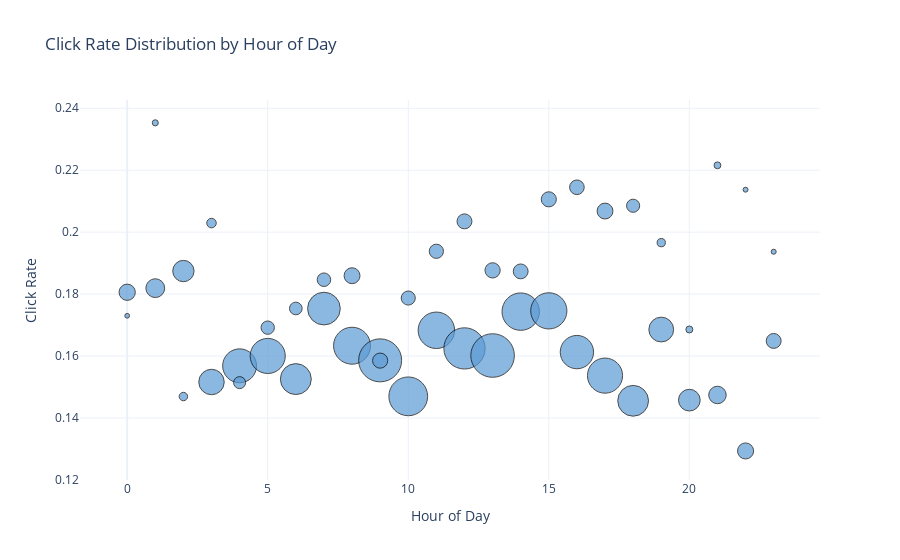

The cell this chart's notebook holds for it:
### Code cell
# Click Rate by Hour and Banner Position
fig = go.Figure()

hour_banner_analysis = df_clean.groupby(['hour_of_day', 'banner_pos'])['click'].agg(['count', 'mean']).reset_index()
hour_banner_analysis.columns = ['hour_of_day', 'banner_pos', 'ad_count', 'click_rate']

min_ads = 50
filtered_data = hour_banner_analysis[hour_banner_analysis['ad_count'] >= min_ads]

fig.add_trace(go.Scatter(
    x=filtered_data['hour_of_day'],
    y=filtered_data['click_rate'],
    mode='markers',
    marker=dict(
        size=filtered_data['ad_count']/50,  
        color='#5B9BD5', 
        opacity=0.7,
        line=dict(width=1, color='black')
    ),
    text=[f'Hour: {h}<br>Banner Pos: {b}<br>Click Rate: {cr:.4f}<br>Ads: {ac}' 
          for h, b, cr, ac in zip(filtered_data['hour_of_day'], filtered_data['banner_pos'], 
                                 filtered_data['click_rate'], filtered_data['ad_count'])],
    hovertemplate='%{text}<extra></extra>',
    name='Click Rate by Hour'
))

fig.update_layout(
    title='Click Rate Distribution by Hour of Day',
    xaxis_title='Hour of Day',
    yaxis_title='Click Rate',
    template='plotly_white',
    showlegend=False,
    plot_bgcolor='white'
)

fig.show()

### Figure 1 — Plotly figure (JSON) as saved in the notebook; plotly's stock layout.template omitted (floating-point values rounded to 4 significant figures)
{"data": [{"hovertemplate": "%{text}<extra></extra>", "marker": {"color": "#5B9BD5", "line": {"color": "black", "width": 1}, "opacity": 0.7, "size": [16.28, 4.74, 18.8, 6.12, 21.34, 8.44, 25.46, 9.56, 33.92, 12.02, 35.12, 13.36, 30.94, 12.66, 32.74, 13.54, 36.98, 15.92, 43.0, 15.14, 38.78, 14.1, 36.48, 14.24, 41.24, 14.94, 43.58, 15.24, 37.4, 14.84, 36.2, 15.1, 33.36, 14.64, 35.14, 15.86, 30.78, 13.14, 24.8, 8.24, 21.68, 7.0, 17.5, 6.86, 16.08, 4.96, 14.92, 5.06]}, "mode": "markers", "name": "Click Rate by Hour", "text": ["Hour: 0<br>Banner Pos: 0<br>Click Rate: 0.1806<br>Ads: 814", "Hour: 0<br>Banner Pos: 1<br>Click Rate: 0.1730<br>Ads: 237", "Hour: 1<br>Banner Pos: 0<br>Click Rate: 0.1819<br>Ads: 940", "Hour: 1<br>Banner Pos: 1<br>Click Rate: 0.2353<br>Ads: 306", "Hour: 2<br>Banner Pos: 0<br>Click Rate: 0.1874<br>Ads: 1067", "Hour: 2<br>Banner Pos: 1<br>Click Rate: 0.1469<br>Ads: 422", "Hour: 3<br>Banner Pos: 0<br>Click Rate: 0.1516<br>Ads: 1273", "Hour: 3<br>Banner Pos: 1<br>Click Rate: 0.2029<br>Ads: 478", "Hour: 4<br>Banner Pos: 0<br>Click Rate: 0.1568<br>Ads: 1696", "Hour: 4<br>Banner Pos: 1<br>Click Rate: 0.1514<br>Ads: 601", "Hour: 5<br>Banner Pos: 0<br>Click Rate: 0.1600<br>Ads: 1756", "Hour: 5<br>Banner Pos: 1<br>Click Rate: 0.1692<br>Ads: 668", "Hour: 6<br>Banner Pos: 0<br>Click Rate: 0.1526<br>Ads: 1547", "Hour: 6<br>Banner Pos: 1<br>Click Rate: 0.1754<br>Ads: 633", "Hour: 7<br>Banner Pos: 0<br>Click Rate: 0.1753<br>Ads: 1637", "Hour: 7<br>Banner Pos: 1<br>Click Rate: 0.1846<br>Ads: 677", "Hour: 8<br>Banner Pos: 0<br>Click Rate: 0.1633<br>Ads: 1849", "Hour: 8<br>Banner Pos: 1<br>Click Rate: 0.1859<br>Ads: 796", "Hour: 9<br>Banner Pos: 0<br>Click Rate: 0.1586<br>Ads: 2150", "Hour: 9<br>Banner Pos: 1<br>Click Rate: 0.1585<br>Ads: 757", "Hour: 10<br>Banner Pos: 0<br>Click Rate: 0.1470<br>Ads: 1939", "Hour: 10<br>Banner Pos: 1<br>Click Rate: 0.1787<br>Ads: 705", "Hour: 11<br>Banner Pos: 0<br>Click Rate: 0.1683<br>Ads: 1824", "Hour: 11<br>Banner Pos: 1<br>Click Rate: 0.1938<br>Ads: 712", "Hour: 12<br>Banner Pos: 0<br>Click Rate: 0.1625<br>Ads: 2062", "Hour: 12<br>Banner Pos: 1<br>Click Rate: 0.2035<br>Ads: 747", "Hour: 13<br>Banner Pos: 0<br>Click Rate: 0.1602<br>Ads: 2179", "Hour: 13<br>Banner Pos: 1<br>Click Rate: 0.1877<br>Ads: 762", "Hour: 14<br>Banner Pos: 0<br>Click Rate: 0.1743<br>Ads: 1870", "Hour: 14<br>Banner Pos: 1<br>Click Rate: 0.1873<br>Ads: 742", "Hour: 15<br>Banner Pos: 0<br>Click Rate: 0.1746<br>Ads: 1810", "Hour: 15<br>Banner Pos: 1<br>Click Rate: 0.2106<br>Ads: 755", "Hour: 16<br>Banner Pos: 0<br>Click Rate: 0.1613<br>Ads: 1668", "Hour: 16<br>Banner Pos: 1<br>Click Rate: 0.2145<br>Ads: 732", "Hour: 17<br>Banner Pos: 0<br>Click Rate: 0.1537<br>Ads: 1757", "Hour: 17<br>Banner Pos: 1<br>Click Rate: 0.2068<br>Ads: 793", "Hour: 18<br>Banner Pos: 0<br>Click Rate: 0.1455<br>Ads: 1539", "Hour: 18<br>Banner Pos: 1<br>Click Rate: 0.2085<br>Ads: 657", "Hour: 19<br>Banner Pos: 0<br>Click Rate: 0.1685<br>Ads: 1240", "Hour: 19<br>Banner Pos: 1<br>Click Rate: 0.1966<br>Ads: 412", "Hour: 20<br>Banner Pos: 0<br>Click Rate: 0.1458<br>Ads: 1084", "Hour: 20<br>Banner Pos: 1<br>Click Rate: 0.1686<br>Ads: 350", "Hour: 21<br>Banner Pos: 0<br>Click Rate: 0.1474<br>Ads: 875", "Hour: 21<br>Banner Pos: 1<br>Click Rate: 0.2216<br>Ads: 343", "Hour: 22<br>Banner Pos: 0<br>Click Rate: 0.1294<br>Ads: 804", "Hour: 22<br>Banner Pos: 1<br>Click Rate: 0.2137<br>Ads: 248", "Hour: 23<br>Banner Pos: 0<br>Click Rate: 0.1649<br>Ads: 746", "Hour: 23<br>Banner Pos: 1<br>Click Rate: 0.1937<br>Ads: 253"], "type": "scatter", "x": [0, 0, 1, 1, 2, 2, 3, 3, 4, 4, 5, 5, 6, 6, 7, 7, 8, 8, 9, 9, 10, 10, 11, 11, 12, 12, 13, 13, 14, 14, 15, 15, 16, 16, 17, 17, 18, 18, 19, 19, 20, 20, 21, 21, 22, 22, 23, 23], "y": [0.1806, 0.173, 0.1819, 0.2353, 0.1874, 0.1469, 0.1516, 0.2029, 0.1568, 0.1514, 0.16, 0.1692, 0.1526, 0.1754, 0.1753, 0.1846, 0.1633, 0.1859, 0.1586, 0.1585, 0.147, 0.1787, 0.1683, 0.1938, 0.1625, 0.2035, 0.1602, 0.1877, 0.1743, 0.1873, 0.1746, 0.2106, 0.1613, 0.2145, 0.1537, 0.2068, 0.1455, 0.2085, 0.1685, 0.1966, 0.1458, 0.1686, 0.1474, 0.2216, 0.1294, 0.2137, 0.1649, 0.1937]}], "layout": {"plot_bgcolor": "white", "showlegend": false, "title": {"text": "Click Rate Distribution by Hour of Day"}, "xaxis": {"title": {"text": "Hour of Day"}}, "yaxis": {"title": {"text": "Click Rate"}}}}
